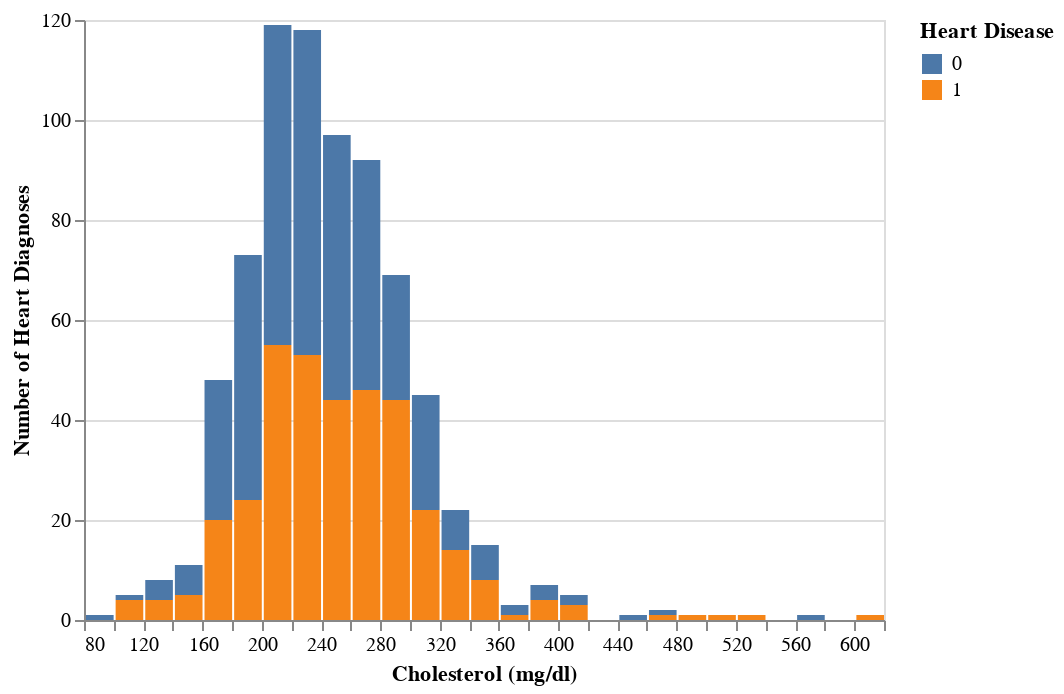

Notebook code for this chart:
### Code cell
chol_nozeros_plot

### Figure 1 — Vega-Lite specification as saved in the notebook (floating-point values rounded to 4 significant figures; data arrays with more than 128 entries replaced by an {"elided": "..."} marker saying what was removed)
{"config": {"view": {"continuousWidth": 400, "continuousHeight": 300}}, "data": {"name": "data-df43d3f2e0d7f46b8a45609c79dff5bc"}, "mark": "bar", "encoding": {"fill": {"field": "HeartDisease", "title": "Heart Disease", "type": "nominal"}, "x": {"bin": {"maxbins": 30}, "field": "Cholesterol", "scale": {"zero": false}, "title": "Cholesterol (mg/dl)", "type": "quantitative"}, "y": {"aggregate": "count", "field": "HeartDisease", "title": "Number of Heart Diagnoses", "type": "quantitative"}}, "$schema": "https://vega.github.io/schema/vega-lite/v4.17.0.json", "datasets": {"data-df43d3f2e0d7f46b8a45609c79dff5bc": {"elided": "746 records"}}}
